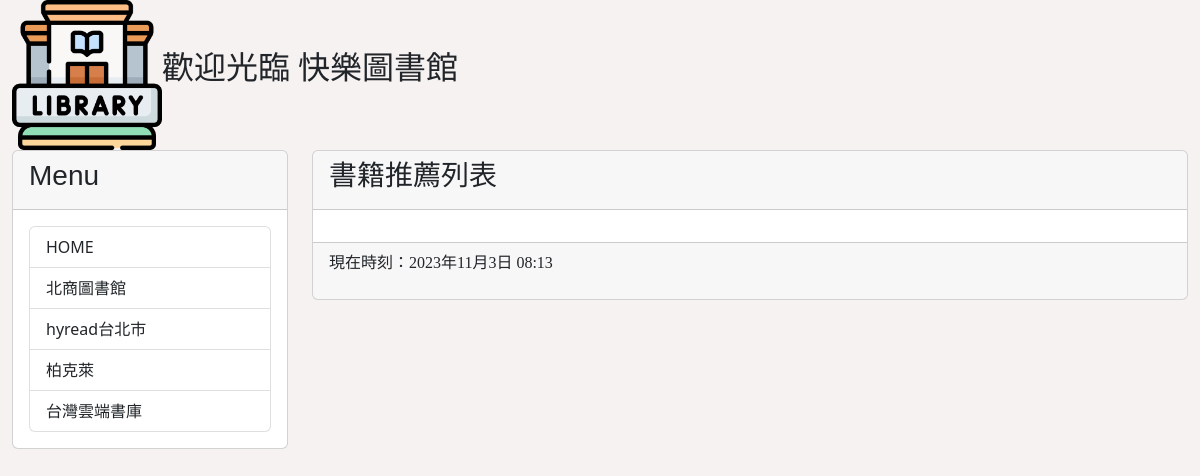
/, run on an earlier commit of the app's database.
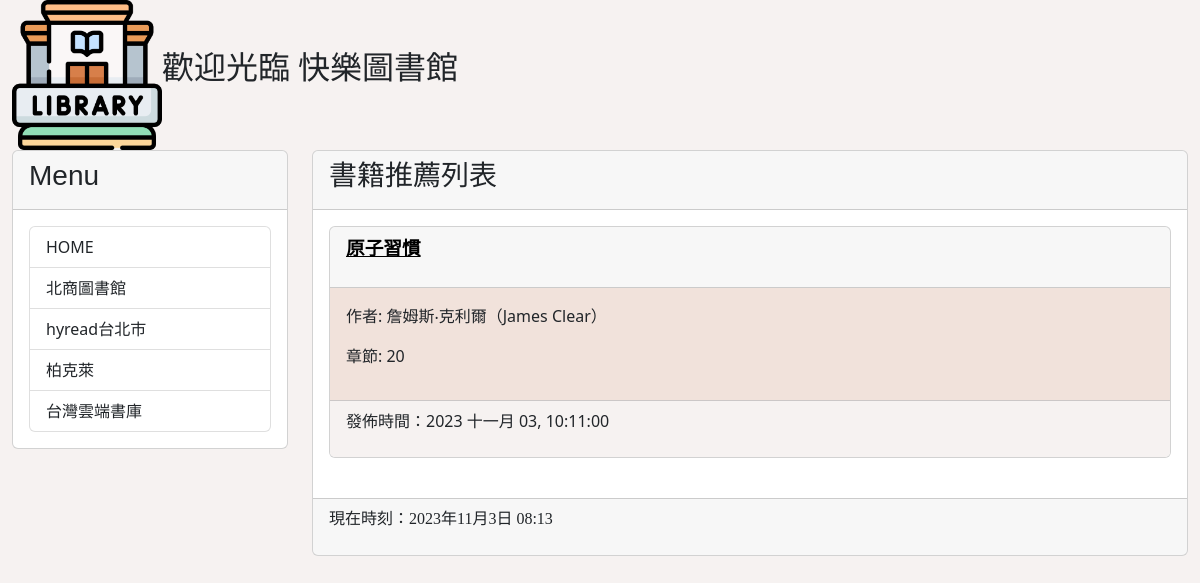
And on a later commit of the database.
### mysite/models.py (models this page shows, shortened)
class Book(models.Model):
    title = models.CharField(max_length=200)
    slug = models.CharField(max_length=200,null=True)
    author=models.CharField(max_length=50)
    chapter = models.TextField()
    pub_date = models.DateTimeField()
    content = models.TextField()
    class Meta:
        ordering = ('-pub_date',)

### mysite/views.py (the view)
# urls.py: path('', homepage),
def homepage(request):
    books = Book.objects.all()
    now = datetime.now()
    return render(request,'index.html',locals())

### templates/index.html (shortened to what this page needs)
{% extends 'base.html' %}
{% block headmessage %}
    <h3 style='font-family:標楷體;'>書籍推薦列表</a>
{% endblock %}
{% block content %}
{% for book in books %}
<div class='card'>
    <div class='card-header'>
        <p style='font-family:標楷體;font-size:14pt;font-weight:bold;'>
            <a href='/book/{{book.slug}}'style="color:black;">{{ book.title }}</a>
        </p>
    </div>
    <div class='card-body' style='background-color:#F1E2DB'>
        <p>作者: {{book.author }}</p>
        <p>章節: {{book.chapter | truncatechars:100 }}</p>
    </div>
    <div class='card-footer'  style='background-color:#F6F2F1'>
        <p>
            發佈時間：{{ book.pub_date | date:"Y M d, h:m:s"}}
        </p>
    </div>
</div>
<br>
{% endfor %}
{% endblock %}

What changed in the data, as far as the page shows it:
added Book: title "原子習慣", author "詹姆斯‧克利爾（James Clear）", chapter "20", pub_date "2023 十一月 03, 10:11:00"
